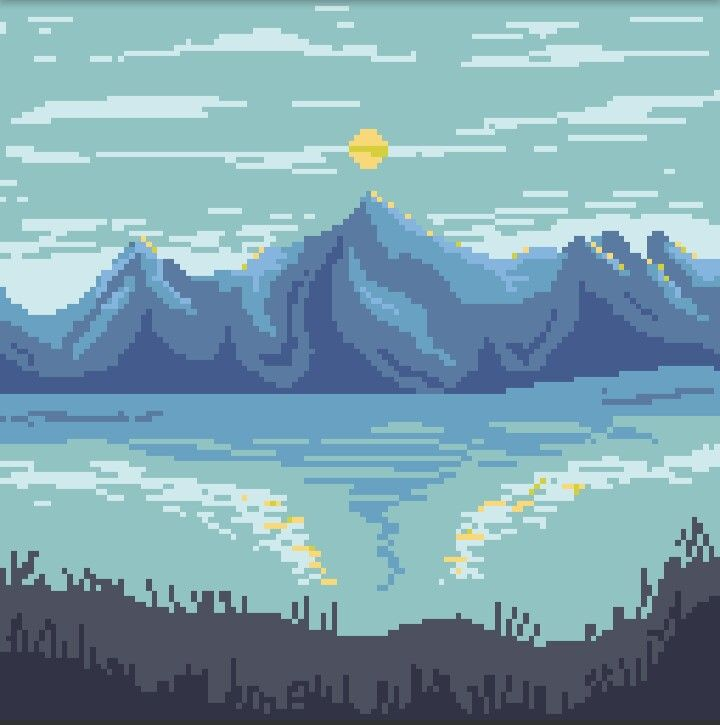
#> input picture lena.jpg, 720 x 725 px
$ python vectorQuant.py
#> lines starting #> are read from the running program, lines starting #| are printed output that depends on the picture
import numpy as np
import pandas as pd
import matplotlib.pyplot as plt
from sklearn.cluster import KMeans


img = plt.imread("lena.jpg")
#> img is the input picture: shape (725, 720, 3); mean R, G, B 125, 161.7, 173.9
plt.imshow(img)
plt.axis('off')
plt.show()

type(img)

print(img.shape)
#| (725, 720, 3)
print(img.size)
#| 1566000


w,h,d = img.shape
#> w = 725; h = 720; d = 3
image_array = img.reshape(w*h, d)
print(image_array.shape)
#| (522000, 3)

#normalize in the range of (0,1)

image_array=image_array/255


from sklearn.utils import shuffle
# fitting model on a small sub sample of the complete image
image_array_sample =shuffle(image_array, random_state=1)[:1000]
#> image_array_sample = 1000 rows, first 8: [0.302, 0.314, 0.373], [0.196, 0.2, 0.278], [0.816, 0.914, 0.929], [0.569, 0.749, 0.741], [0.816, 0.914, 0.929], [0.412, 0.631, 0.769], [0.518, 0.698, 0.69], [0.412, 0.631, 0.761]
image_array_sample.size

kmeans =KMeans(n_clusters=6, random_state=1)
kmeans.fit(image_array_sample)

labels=kmeans.predict(image_array)
labels

print(kmeans.cluster_centers_)
c=kmeans.cluster_centers_


# recreate original image according to labes and each pixels

def recreate_image(c,labels,w,h,d):
#> called with c = array of shape (6, 3), labels = array of shape (522000,), w = 725, h = 720, d = 3
  image=np.zeros((w,h,d))
  label_idx =0

#now label each pixels according to the limited labels


  for i in range(w):
    for j in range(h):
      image[i][j]=c[labels[label_idx]]
      label_idx +=1
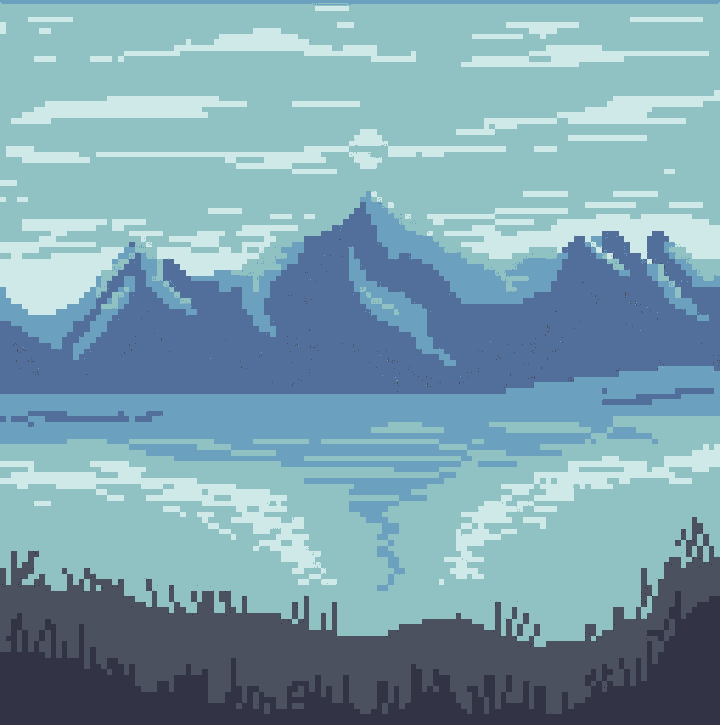
#> image: shape (725, 720, 3) float64; mean of channels 0, 1, 2 0.491, 0.634, 0.684; drawn as R, G, B
#> after the loop, label_idx = 522000

  return(image)

plt.figure(1)
plt.axis('off')
plt.title("original")
plt.imshow(img)
plt.show()
plt.figure(2)
plt.axis('off')
plt.title("reduced")
plt.imshow(recreate_image(c,labels,w,h,d))
plt.show()
